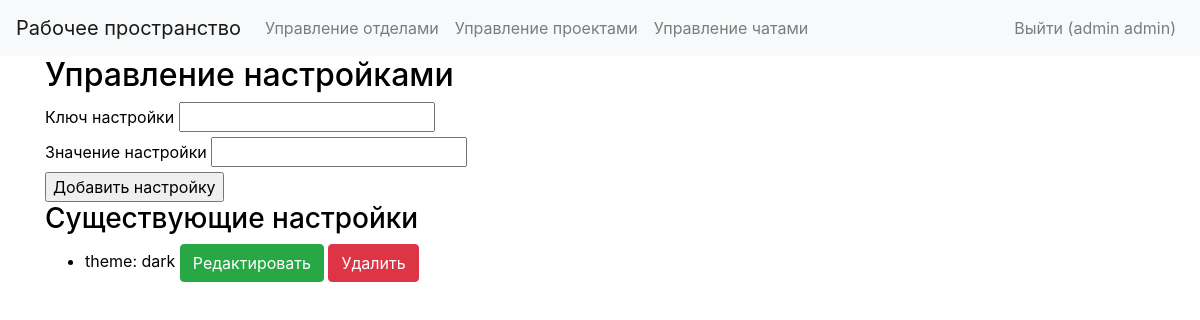
The page /moderator/settings (signed in) on the database its author committed.
### app/models.py (models this page shows, shortened)
class User(db.Model, UserMixin):
    id = db.Column(db.Integer, primary_key=True)
    name = db.Column(db.String(50), nullable=False)
    email = db.Column(db.String(120), unique=True, nullable=False)
    password = db.Column(db.String(200), nullable=False)
    role_id = db.Column(db.Integer, db.ForeignKey('role.id'))
    department_id = db.Column(db.Integer, db.ForeignKey('department.id'))
    registered_on = db.Column(db.DateTime)

class Setting(db.Model):
    id = db.Column(db.Integer, primary_key=True)
    user_id = db.Column(db.Integer, db.ForeignKey('user.id'), nullable=False)  # Связь с пользователем
    key = db.Column(db.String(50), nullable=False)  # Убираем уникальность, чтобы один пользователь мог иметь несколько настроек
    value = db.Column(db.Text)
    user = db.relationship('User', backref='settings')  # Обратная связь с пользователем

### app/views.py (the view)
@app.route('/moderator/settings', methods=['GET', 'POST'])
@login_required
def manage_settings():
    form = SettingForm()
    if form.validate_on_submit():
        setting = Setting(key=form.key.data, value=form.value.data)
        db.session.add(setting)
        db.session.commit()
        flash('Настройка успешно добавлена!')
        return redirect(url_for('manage_settings'))
    settings = Setting.query.all()
    return render_template('manage_settings.html', form=form, settings=settings)

### app/forms.py
class SettingForm(FlaskForm):
    key = StringField('Ключ настройки', validators=[DataRequired()])
    value = StringField('Значение настройки', validators=[DataRequired()])
    submit = SubmitField('Добавить настройку')

### app/__init__.py (called while the page is built)
@login_manager.user_loader
def load_user(user_id):
    return models.User.query.get(int(user_id))

### app/templates/manage_settings.html (shortened to what this page needs)
{% extends "moder_base.html" %}
{% block content %}
<h2>Управление настройками</h2>
<form method="POST">
    <div>
        {{ form.key.label }} {{ form.key() }}
    </div>
     <div>
         {{ form.value.label }} {{ form.value() }}
     </div>
     <div>
         {{ form.submit() }}
     </div>
</form>
<h3>Существующие настройки</h3>
<ul>
{% for setting in settings %}
   <li>
       {{ setting.key }}: {{ setting.value }}
       <button type='button' class='btn btn-success' data-toggle='modal' data-target='#editModal{{ setting.id }}'>Редактировать</button>
       <form action="{{ url_for('delete_setting', id=setting.id) }}" method='POST' style='display:inline;'>
           <button type='submit' class='btn btn-danger'>Удалить</button>
       </form>
                       {% endfor %}
                       {% endblock %}

### app/templates/moder_base.html (shortened to what this page needs)
<!DOCTYPE html>
<html lang="en">
<head>
    <link rel="stylesheet" href="https://stackpath.bootstrapcdn.com/bootstrap/4.5.2/css/bootstrap.min.css">
    <link rel="stylesheet" href="{{ url_for('static', filename='css/styles.css') }}">
</head>
<body class="{{ 'dark' if theme_value else 'light' }}">
    <nav class="navbar navbar-expand-lg {{ 'bg-dark text-light' if theme_value else 'bg-light navbar-light' }}">
        <a class="navbar-brand" href="{{ url_for('index') }}">Рабочее пространство</a>
        <div class="collapse navbar-collapse" id="navbarNav">
            <ul class="navbar-nav mr-auto">
                <li class="nav-item"><a class="nav-link" href="{{ url_for('manage_departments') }}">Управление отделами</a></li>
                <li class="nav-item"><a class="nav-link" href="{{ url_for('manage_projects') }}">Управление проектами</a></li>
                <li class="nav-item"><a class="nav-link" href="{{ url_for('manage_chats') }}">Управление чатами</a></li>
            </ul>
            <ul class="navbar-nav ml-auto">
                {% if current_user.is_authenticated %}
                <li class="nav-item"><a class="nav-link" href="{{ url_for('logout') }}">Выйти ({{ current_user.name
                        }})</a></li>
                {% else %}
                <li class="nav-item"><a class="nav-link" href="{{ url_for('register') }}">Регистрация</a></li>
                <li class="nav-item"><a class="nav-link" href="{{ url_for('login') }}">Войти</a></li>
                {% endif %}
            </ul>
        </div>
    </nav>
    <div class="container">
        {% block content %}
        {% endblock %}
</body>
</html>

### app/static/css/styles.css (style rules this page uses)
body { transition: background-color 0.5s, color 0.5s; }
body.light { background-color: white; color: black; }
.btn { transition: background-color 0.5s, color 0.5s; }
a { color: #ddd; }

### rows shown on the page
User: name "admin admin"
Setting: key "theme", value "dark"
